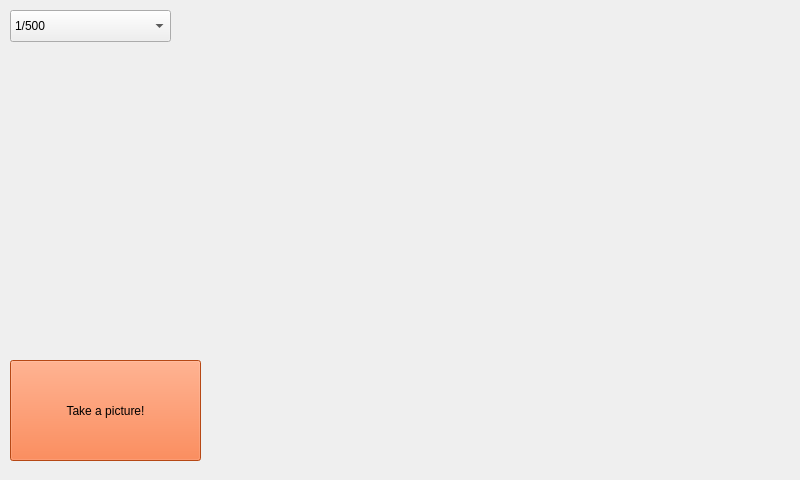
<?xml version="1.0" encoding="UTF-8"?>
<ui version="4.0">
 <class>main</class>
 <widget class="QMainWindow" name="main">
  <property name="enabled">
   <bool>true</bool>
  </property>
  <property name="geometry">
   <rect>
    <x>0</x>
    <y>0</y>
    <width>800</width>
    <height>480</height>
   </rect>
  </property>
  <property name="minimumSize">
   <size>
    <width>800</width>
    <height>480</height>
   </size>
  </property>
  <property name="maximumSize">
   <size>
    <width>800</width>
    <height>480</height>
   </size>
  </property>
  <property name="baseSize">
   <size>
    <width>800</width>
    <height>480</height>
   </size>
  </property>
  <property name="windowTitle">
   <string notr="true">main</string>
  </property>
  <property name="toolTip">
   <string/>
  </property>
  <property name="toolTipDuration">
   <number>0</number>
  </property>
  <property name="statusTip">
   <string/>
  </property>
  <property name="autoFillBackground">
   <bool>false</bool>
  </property>
  <property name="styleSheet">
   <string notr="true"/>
  </property>
  <property name="iconSize">
   <size>
    <width>0</width>
    <height>0</height>
   </size>
  </property>
  <property name="animated">
   <bool>true</bool>
  </property>
  <widget class="QWidget" name="centralWidget">
   <widget class="QPushButton" name="Button_1">
    <property name="geometry">
     <rect>
      <x>10</x>
      <y>360</y>
      <width>191</width>
      <height>101</height>
     </rect>
    </property>
    <property name="cursor">
     <cursorShape>CrossCursor</cursorShape>
    </property>
    <property name="styleSheet">
     <string notr="true">background-color: rgb(255, 101, 30);
font: 75 14pt &quot;Bitstream Vera Sans&quot;;</string>
    </property>
    <property name="text">
     <string>Take a picture!</string>
    </property>
   </widget>
   <widget class="QLabel" name="Label_1">
    <property name="geometry">
     <rect>
      <x>30</x>
      <y>240</y>
      <width>151</width>
      <height>81</height>
     </rect>
    </property>
    <property name="font">
     <font>
      <pointsize>36</pointsize>
     </font>
    </property>
    <property name="styleSheet">
     <string notr="true"/>
    </property>
    <property name="text">
     <string/>
    </property>
    <property name="alignment">
     <set>Qt::AlignCenter</set>
    </property>
   </widget>
   <widget class="QLabel" name="Label_image">
    <property name="geometry">
     <rect>
      <x>260</x>
      <y>60</y>
      <width>501</width>
      <height>361</height>
     </rect>
    </property>
    <property name="text">
     <string/>
    </property>
    <property name="scaledContents">
     <bool>true</bool>
    </property>
   </widget>
   <widget class="QComboBox" name="comboBox_sh">
    <property name="geometry">
     <rect>
      <x>10</x>
      <y>10</y>
      <width>161</width>
      <height>32</height>
     </rect>
    </property>
    <item>
     <property name="text">
      <string>1/500</string>
     </property>
    </item>
    <item>
     <property name="text">
      <string>1/640</string>
     </property>
    </item>
    <item>
     <property name="text">
      <string>1/800</string>
     </property>
    </item>
    <item>
     <property name="text">
      <string>1/1000</string>
     </property>
    </item>
    <item>
     <property name="text">
      <string>1/1250</string>
     </property>
    </item>
    <item>
     <property name="text">
      <string>1/1600</string>
     </property>
    </item>
    <item>
     <property name="text">
      <string>1/2000</string>
     </property>
    </item>
   </widget>
   <widget class="QLabel" name="Label_summary">
    <property name="geometry">
     <rect>
      <x>10</x>
      <y>80</y>
      <width>191</width>
      <height>71</height>
     </rect>
    </property>
    <property name="font">
     <font>
      <family>Noto Serif Thai</family>
      <pointsize>18</pointsize>
      <weight>75</weight>
      <bold>true</bold>
     </font>
    </property>
    <property name="text">
     <string/>
    </property>
    <property name="alignment">
     <set>Qt::AlignCenter</set>
    </property>
   </widget>
  </widget>
 </widget>
 <layoutdefault spacing="6" margin="11"/>
 <resources/>
 <connections/>
</ui>
